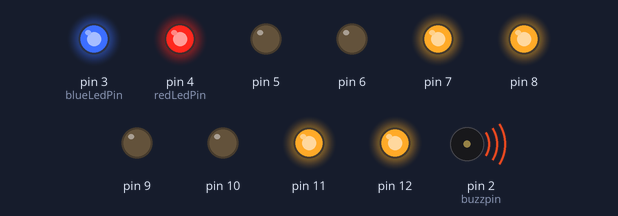
Bench run of a sketch on a simulated Arduino Uno, built with avr-gcc and run on an emulated ATmega328P. Parts: output pins drawn as LEDs (lit = HIGH), buzzer (waves = sounding). What the sketch prints to the serial monitor is not drawn.

Above: at 0.1 s.
At 6.6 s:
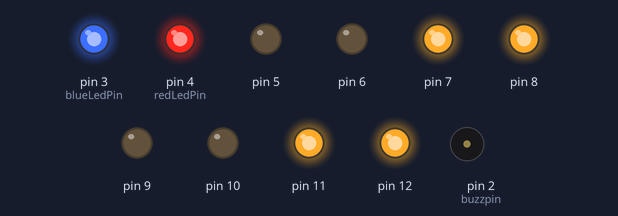
At 9.7 s:
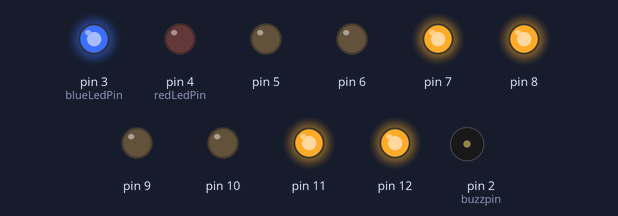
Timing chart, 0 to 11.2 s (numbered marks = the images above):
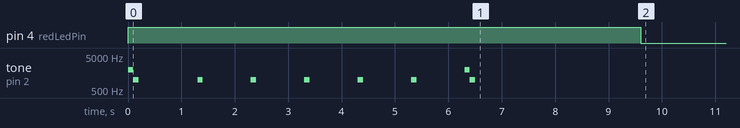

Measured:
- by itself, pin 4 (redLedPin): HIGH → LOW at 9.6 s

The sketch:

src.ino
```cpp
#include "GLOBALS.h"

void setup()
{
  Serial.begin(115200);             // Start serial monitor for debugging
  ibus.begin(Serial);               // Attach iBus object to serial port
  initSystem();
}

void loop()
{
  ibus.loop();

  // Flysky Th9x
  //CH0 = ibus.readChannel(0);                                                  // Leftshift - Rightshift
  motor1.pwm = motor2.pwm = int((ibus.readChannel(1)-1000)*0.255);            // Speed (Acceleration)
  CH2 = ibus.readChannel(2);                                                  // Forward - Reverse
  //CH3 = ibus.readChannel(3);                                                  // Left - Right
  //CH4 = ibus.readSwitch(4);                                                   // CH4 Switch mode
  //CH5 is same as CH0
  CH6 = ibus.readSwitch(6);                                                   // CH6 on off switch

//  // Radiomaster TXI6S
//  CH0 = ibus.readChannel(0);                                                // Leftshift - Rightshift
//  motor1.pwm = motor2.pwm = int((ibus.readChannel(2)-1000)*0.255);          // Speed (Acceleration)
//  CH2 = ibus.readChannel(1);                                                // Forward - Reverse
//  CH3 = ibus.readChannel(3);                                                // Left - Right
//  CH4 = ibus.readSwitch(4);                                                 // CH4 Switch mode
//  CH5 = ibus.readSwitch(5);                                                 // CH6 on off switch (Check it once)

  if(CH2 > 1800)
  {
    motorStatus = motorStates::FRONT;
  }
  else if(CH2 < 1200 && CH2 > 0)
  {
    motorStatus = motorStates::BACK;
  }
  else
  {
    motorStatus = motorStates::STOP;
  }

  if(CH6 == true)
  {
    motorStatus = motorStates::STOPALL;
  }

  // Check for disconnection

  // currentTime = millis();

  // if(connOnce)
  // {
  //   connOnce = false;
  //   lastReceiveTime = millis();
  // }

  // if (currentTime - lastReceiveTime >= DISCONNECT_TIMEOUT)
  // if(ibus.readChannel(0) == 0)
  // {
  //   motorStatus = motorStates::DISCONNECT;
  //   // connOnce = true;
  // }
  // else
  // {
  //   lastReceiveTime = currentTime;
  // }

/*==========================================================ROBOT STATE MACHINE=========================================================*/
  switch (motorStatus)
  {
    case motorStates::FRONT:
    debug("Front: ");
    motor1.front();
    debug(" : ");
    motor2.front();
    blueLed.on();
    redLed.off();
    break;

    case motorStates::BACK:
    debug("Back: ");
    motor1.back();
    debug(" : ");
    motor2.back();
    blueLed.on();
    redLed.off();
    break;

    case motorStates::STOP:
    debug("Stop: ");
    motor1.stop();
    debug(" : ");
    motor2.stop();
    blueLed.off();
    redLed.on();
    break;

    case motorStates::STOPALL:
    standbySystem();
    while(true)
    {
      ibus.loop();
      CH6 = ibus.readSwitch(6);                                                 // CH6 on off switch
      if(CH6 == false)
      {
        initSystem();
        break;
      }
      else
      {
        redLed.toggle();
        buzz.nonBlockToneOn();
      }
    }
    break;

    // case motorStates::DISCONNECT:
    // standbySystem();
    // while(true)
    // {
    //   ibus.loop();
    //   if(ibus.readChannel(0) > 0)
    //   {
    //     initSystem();
    //     return;
    //   }
    //   else
    //   {
    //     redLed.toggle();
    //     blueLed.toggle();
    //     buzz.nonBlockToneInit();
    //   }
    // }
    // break;

    default: debugln("Invalid input");
  }
  debugln();
}
```

BUZZER.h
```cpp
/*Cannot create a .cpp file as inline prototypes need the function to be present in the same file as they are defined*/
#ifndef buzzer_h
#define buzzer_h

#if (ARDUINO >= 100)
  #include "Arduino.h"
#else
  #include "WProgram.h"
#endif

/*
  NOTE: All the pins can be used with the tone library including the non PWM pins
*/
class buzzer
{
  private:
  String buzzId;
  uint8_t buzzPin;
  bool debug;

  public:
  //Function prototype
  inline void begin() __attribute__((always_inline));
  inline buzzer(const uint8_t=-1, const String="", bool=false) __attribute__((always_inline));
  inline ~buzzer() __attribute__((always_inline));
  inline void initBuzzer() __attribute__((always_inline));
  inline void deinitBuzzer() __attribute__((always_inline));
  inline void alarm() __attribute__((always_inline));
  inline void nonBlockToneOn() __attribute__((always_inline));
  inline void nonBlockToneInit() __attribute__((always_inline));
  inline void on() __attribute__((always_inline));
  inline void off() __attribute__((always_inline));
  inline void printInfo() __attribute__((always_inline));

};

//Parametrized constructor
buzzer::buzzer(const uint8_t buzzPin, const String buzzId, bool debug)
{
  //Initilize the buzzer
  this->buzzPin = buzzPin;
  this->debug = debug;
  this->buzzId = buzzId;

  //Begin and enable happens after object construction
  begin();
}

//Destructor
buzzer::~buzzer()
{
  Serial.println("buzzer object destroyed");
}

void buzzer::begin()
{
  //buzzer pin as output
  pinMode(buzzPin, OUTPUT);
}

void buzzer::initBuzzer()
{
  //InitBuzzer is for active buzzer
  tone(buzzPin, 2000, 100);
  delay(100);
  tone(buzzPin, 1000, 100);
  delay(200);
  noTone(buzzPin);
}

void buzzer::deinitBuzzer()
{
  //InitBuzzer is for active buzzer
  tone(buzzPin, 2000, 100);
  delay(150);
  tone(buzzPin, 1000, 100);
  delay(150);
  tone(buzzPin, 500, 100);
  delay(150);
  noTone(buzzPin);
}

void buzzer::alarm()
{
  tone(buzzPin, 1000, 100);
}

void buzzer::off()
{
  noTone(buzzPin);
}

void buzzer::nonBlockToneOn()
{
  static unsigned long buzzMillis = millis();                   //Assigns the current snapshot of time only the first
  if(millis() - buzzMillis > 1000)                               //time this code executes
  {
    tone(buzzPin, 1000, 100);
    buzzMillis = millis();
    off();
  }
}

void buzzer::nonBlockToneInit()
{
  static unsigned long currentTime = millis();
  static uint8_t currentTone = 1;

  // Check if it's time to play the next tone
  if (millis() - currentTime > 1000) {

    // Play the appropriate tone based on the currentTone value
    switch (currentTone) {
      case 1:
        tone(this->buzzPin, 2000, 150);
        break;
      case 2:
        tone(this->buzzPin, 1500, 150);
        break;
      case 3:
        tone(this->buzzPin, 1000, 150);
        break;
    }
    // Update the previous time
    currentTime = millis();
    // Increment the currentTone value
    currentTone++;

    // Reset currentTone if it exceeds the total number of tones
    if (currentTone > 3)
      currentTone = 1;
  }
}

void buzzer::printInfo()
{
	Serial.println(this->buzzId+" object initilized");
	delay(1000);
}


#endif  //END BUZZER_H
```

FlySkyIBus.h
```cpp
/*
 * Simple interface to the Fly Sky IBus RC system.
 * Based on the original work done by https://gitlab.com/timwilkinson/FlySkyIBus
 * I dont own this part of the code, thenks to Tim Wilkinson for his contribution.
 */

//some

#include <Arduino.h>
#include <inttypes.h>

class HardwareSerial;
class Stream;

class FlySkyIBus
{

private:
    enum State
    {
        GET_LENGTH,
        GET_DATA,
        GET_CHKSUML,
        GET_CHKSUMH,
        DISCARD,
    };

public:
    inline void begin(HardwareSerial&) __attribute__((always_inline));
    inline void begin(Stream&) __attribute__((always_inline));
    inline void loop(void) __attribute__((always_inline));
    inline uint16_t readChannel(uint8_t) __attribute__((always_inline));
    inline bool readSwitch(uint8_t) __attribute__((always_inline));


    static const uint8_t PROTOCOL_LENGTH = 0x20;
    static const uint8_t PROTOCOL_OVERHEAD = 3;       // <len><cmd><data....><chkl><chkh>
    static const uint8_t PROTOCOL_TIMEGAP = 3;        // Packets are received very ~7ms so use ~half that for the gap
    static const uint8_t PROTOCOL_CHANNELS = 10;
    static const uint8_t PROTOCOL_COMMAND40 = 0x40;   // Command is always 0x40

    uint8_t state;
    Stream* stream;
    uint32_t last;
    uint8_t buffer[PROTOCOL_LENGTH];
    uint8_t ptr;
    uint8_t len;
    uint16_t channel[PROTOCOL_CHANNELS];
    uint16_t chksum;
    uint8_t lchksum;
};

void FlySkyIBus::begin(HardwareSerial& serial)
{
    serial.begin(115200);
    begin((Stream&)serial);
}

void FlySkyIBus::begin(Stream& stream)
{
    this->stream = &stream;
    this->state = DISCARD;
    this->last = millis();
    this->ptr = 0;
    this->len = 0;
    this->chksum = 0;
    this->lchksum = 0;
}

void FlySkyIBus::loop(void)
{
    while (stream->available() > 0)
    {
        uint32_t now = millis();
        if (now - last >= PROTOCOL_TIMEGAP)
        {
            state = GET_LENGTH;
        }
        last = now;

        uint8_t v = stream->read();
        switch (state)
        {
            case GET_LENGTH:
            if (v <= PROTOCOL_LENGTH)
            {
                ptr = 0;
                len = v - PROTOCOL_OVERHEAD;
                chksum = 0xFFFF - v;
                state = GET_DATA;
            }
            else
            {
                state = DISCARD;
            }
            break;

            case GET_DATA:
            buffer[ptr++] = v;
            chksum -= v;
            if (ptr == len)
            {
                state = GET_CHKSUML;
            }
            break;

            case GET_CHKSUML:
            lchksum = v;
            state = GET_CHKSUMH;
            break;

            case GET_CHKSUMH:
            // Validate checksum
            if (chksum == (v << 8) + lchksum)
            {
                // Execute command - we only know command 0x40
                switch (buffer[0])
                {
                    case PROTOCOL_COMMAND40:
                    // Valid - extract channel data
                    for (uint8_t i = 1; i < PROTOCOL_CHANNELS * 2 + 1; i += 2)
                    {
                        channel[i / 2] = buffer[i] | (buffer[i + 1] << 8);
                    }
                    break;

                    default: break;
                }
            }
            state = DISCARD;
            break;

            case DISCARD:
            default: break;
        }
    }
}

uint16_t FlySkyIBus::readChannel(uint8_t channelNr)
{
    if (channelNr < PROTOCOL_CHANNELS)
    {
        if(channel[channelNr] < 1000)
          return 1000;
        else if(channel[channelNr] > 2000)
          return 2000;

        return channel[channelNr];
    }
    else
    {
        return 0;
    }
}

bool FlySkyIBus::readSwitch(uint8_t channelNr)
{
    return channel[channelNr] > 1500 ? true : false;
}
```

GLOBALS.h
```cpp
#include "FlySkyIBus.h"
#include "BUZZER.h"
#include "BTS7960_Motordriver.h"
#include "LED.h"
#include "CONFIG.h"

// Miscellaneous variables
bool initOnce = true;
const unsigned int DISCONNECT_TIMEOUT = 2000;  // Timeout duration in milliseconds
unsigned long currentTime = 0;
unsigned long lastReceiveTime = 0;
bool connOnce = true;

//Transmitter channels (previously uint16_t was long for all transmitter variables)
//uint16_t spd = 0;
//uint16_t CH0 = 0;
uint16_t CH2 = 0;
//uint16_t CH3 = 0;
//bool CH4 = false;                     //Switch mode
bool CH6 = false;                     //on off switch

//BTS7960 motor driver 2 pin definitions
const String leftMotorsId = "Left Motor";
constexpr uint8_t RPWM1 = 5;         //PWM 980hz
constexpr uint8_t LPWM1 = 6;         //PWM 490hz
constexpr uint8_t R_EN1 = 7;
constexpr uint8_t L_EN1 = 8;
constexpr uint8_t R_IS1 = -1;        //Alarm pin
constexpr uint8_t L_IS1 = -1;        //Alarm pin

//BTS7960 motor driver 2 pin definitions
const String rightMotorsId = "Right Motor";
constexpr uint8_t RPWM2 = 9;         //PWM 980hz
constexpr uint8_t LPWM2 = 10;        //PWM 490hz
constexpr uint8_t R_EN2 = 11;
constexpr uint8_t L_EN2 = 12;
constexpr uint8_t R_IS2 = -1;        //Alarm pin
constexpr uint8_t L_IS2 = -1;        //Alarm pin

//Led definition section
//use between 150 ohms to 330 ohms resistor

//LED1
const String redLedId = "Red Led";
constexpr uint8_t redLedPin = 4;

//LED2
const String blueLedId = "Blue Led";
constexpr uint8_t blueLedPin = 3;

//Buzzer definition section
const String buzzId = "Buzzer";
constexpr uint8_t buzzpin = 2; //Active buzzer use 100 ohms resistor

/*=====================================================  Object declaration=============================================================*/
FlySkyIBus ibus;                                                      // Create iBus Object
BTS7960 motor1(L_EN1, R_EN1, LPWM1, RPWM1, L_IS1, R_IS1, leftMotorsId, MOTORDEBUG);       //Create an object of class motor1
BTS7960 motor2(L_EN2, R_EN2, RPWM2, LPWM2, L_IS1, R_IS2, rightMotorsId, MOTORDEBUG);      //Create an object of class motor2 should have been LPWM2, RPWM2
led redLed(redLedPin, redLedId, LEDDEBUG);                                                //Create object for red led
led blueLed(blueLedPin, blueLedId, LEDDEBUG);                                             //Create object for blue led
buzzer buzz(buzzpin, buzzId, BUZZERDEBUG);                                                //Create object for buzzer
/*++++++++++++++++++++++++++++++++++++++++++++++++++++++++++MOTOR STATES++++++++++++++++++++++++++++++++++++++++++++++++++++++++++++++++*/

enum class motorStates : uint8_t
{
   FRONT = 'F',
   BACK = 'B',
   LEFT = 'L',
   RIGHT = 'R',
   SHARPLEFTFRONT = 'G',
   SHARPRIGHTFRONT = 'I',
   SHARPLEFTBACK = 'H',
   SHARPRIGHTBACK = 'J',
   STOP = 'S',
   STOPALL = 'D',
   DISCONNECT = 'Q',
   FRONTLIGHTSON = 'W',
   FRONTLIGHTSOFF = 'w',
   BACKLIGHTSON = 'U',
   BACKLIGHTSOFF = 'u',
   HORNON = 'V',
   HORNOFF = 'v',
   EXTRAON = 'X',
   EXTRAOFF = 'x'
};
motorStates motorStatus = motorStates::STOPALL;                        //State variable set to STOP initially
//motorStates motorPrevStatus;                                         //Previous motor state

/*==================================================Function prototyping section========================================================*/
inline void initSystem() __attribute__((always_inline));
inline void standbySystem() __attribute__((always_inline));
/*======================================================================================================================================*/

void initSystem()
{
  //Initlization sequence
  motor1.enable();  motor2.enable();                                  //Makes all enable pins go high
  blueLed.on();                                                       //Turns the blue led on
  redLed.on();                                                        //Turns the red led on
  buzz.initBuzzer();                                                  //puts the buzzer on

  if(initOnce && SYSTEMDEBUG)
  {
    BTS7960::printInfo();
    debugln();

    buzz.alarm();
    motor1.printDriverStatus();
    debugln();

    buzz.alarm();
    motor2.printDriverStatus();
    debugln();

    buzz.alarm();
    redLed.printInfo();
    debugln();

    buzz.alarm();
    blueLed.printInfo();
    debugln();

    buzz.alarm();
    buzz.printInfo();
    debugln();

    buzz.initBuzzer();
    debugln("System initlized, waiting for Transmitter...");
    delay(3000);
    buzz.off();
    initOnce = false;
  }

  //Ready state
  blueLed.off();                                                      //Turns the blue led on
  redLed.on();                                                        //Turns the red led on

  //Initial statemachine setting
  motorStatus = motorStates::STOP;                                    //State variable set to STOP initially
}

void standbySystem()
{
  motor1.disable(); motor2.disable();
  blueLed.off();  redLed.off();
  if(motorStatus == motorStates::STOPALL)
  {
    debugln("Receiver standby mode...");
    buzz.deinitBuzzer();
  }
  else if(motorStatus == motorStates::DISCONNECT)
  {
    Serial.println("Transmitter disconnected");
  }
}

//namespaces here
```

LED.h
```cpp
/*Cannot create a .cpp file as inline prototypes need the function to be present in the same file as they are defined*/
#ifndef led_h
#define led_h

#if (ARDUINO >= 100)
  #include "Arduino.h"
#else
  #include "WProgram.h"
#endif

class led
{
  private:
  //ledPin pins for function feedback
  uint8_t ledPin;
  bool debug;
  String ledId;

  public:
  //Function prototypes
  inline led(const uint8_t=-1, const String="", bool=false) __attribute__((always_inline));
  inline ~led() __attribute__((always_inline));
  inline void begin() __attribute__((always_inline));
  inline void on() __attribute__((always_inline));
  inline void off() __attribute__((always_inline));
  inline void toggle() __attribute__((always_inline));
  inline void printInfo() __attribute__((always_inline));
};


void led::begin()
{
  // ledPin pins set as output
  pinMode(ledPin, OUTPUT);
}

//parametrized constructor
led::led(const uint8_t ledPin, const String ledId, bool debug)
{
  //Initilize the ledPin pins
  this->ledPin = ledPin;
  this->debug = debug;
  this->ledId = ledId;
  //Begin and enable happens after object construction
  begin();
}

//Destructor
led::~led()
{
  if(this->debug)
    Serial.println(this->ledId+" object destroyed");
}

void led::on()
{
  digitalWrite(ledPin, HIGH);
}

void led::off()
{
  digitalWrite(ledPin, LOW);
}

void led::toggle()
{
  static unsigned long ledMillis = millis();    //Assigns the current snapshot of time only the first
                                              //time this code executes
  if(millis() - ledMillis > 700)
  {
    digitalWrite(ledPin, !digitalRead(ledPin));
    ledMillis = millis();
  }
}

void led::printInfo()
{
	Serial.println(ledId+" object initilized");
	delay(1000);
}

#endif  //END led_h
```

CONFIG.h
```cpp
/*
 * Debug on and off enables code optimization
 * DEBUG 0 will ignore all Serial.print functions
 * DEBUG 1 will will add back Serial.print functions back to the code
 */

#if (ARDUINO >= 100)
  #include "Arduino.h"
#else
  #include "WProgram.h"
#endif

#define DEBUG 1

#if DEBUG == 1
  #define debug(x) Serial.print(x)
  #define debugln(x) Serial.println(x)
  #define MOTORDEBUG true
  #define LEDDEBUG true
  #define BUZZERDEBUG true
  #define SYSTEMDEBUG true
#else
  #define debug(x)
  #define debugln(x)
  #define MOTORDEBUG false
  #define LEDDEBUG false
  #define BUZZERDEBUG false
  #define SYSTEMDEBUG false
#endif
```

Source omitted: BTS7960_Motordriver.h (4762 bytes)
